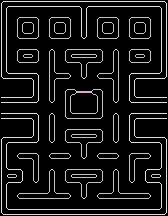

Below is a game level as drawn by its tile map, then a one-line description and the .tmx file that defines it, in full:
An orthogonal 21x27 tile map with 8x8 px tiles, 1 tile layer (Tile Layer 1).

<map version="1.10" tiledversion="1.10.2" orientation="orthogonal" renderorder="right-down" width="21" height="27" tilewidth="8" tileheight="8" infinite="0" nextlayerid="2" nextobjectid="1">
 <tileset firstgid="1" source="tileset.tsx" />
 <layer id="1" name="Tile Layer 1" width="21" height="27">
  <data encoding="csv">
1,2,3,4,5,6,7,8,9,10,11,12,13,14,15,16,17,18,19,20,21,
22,23,24,25,26,27,28,29,30,31,32,33,34,35,36,37,38,39,40,41,42,
43,44,45,46,47,48,49,50,51,52,53,54,55,56,57,58,59,60,61,62,63,
64,65,66,67,68,69,70,71,72,73,74,75,76,77,78,79,80,81,82,83,84,
85,86,87,88,89,90,91,92,93,94,95,96,97,98,99,100,101,102,103,104,105,
106,107,108,109,110,111,112,113,114,115,116,117,118,119,120,121,122,123,124,125,126,
127,128,129,130,131,132,133,134,135,136,137,138,139,140,141,142,143,144,145,146,147,
148,149,150,151,152,153,154,155,156,157,158,159,160,161,162,163,164,165,166,167,168,
169,170,171,172,173,174,175,176,177,178,179,180,181,182,183,184,185,186,187,188,189,
190,191,192,193,194,195,196,197,198,199,200,201,202,203,204,205,206,207,208,209,210,
211,212,213,214,215,216,217,218,219,220,221,222,223,224,225,226,227,228,229,230,231,
232,233,234,235,236,237,238,239,240,241,242,243,244,245,246,247,248,249,250,251,252,
253,254,255,256,257,258,259,260,261,262,263,264,265,266,267,268,269,270,271,272,273,
274,275,276,277,278,279,280,281,282,283,284,285,286,287,288,289,290,291,292,293,294,
295,296,297,298,299,300,301,302,303,304,305,306,307,308,309,310,311,312,313,314,315,
316,317,318,319,320,321,322,323,324,325,326,327,328,329,330,331,332,333,334,335,336,
337,338,339,340,341,342,343,344,345,346,347,348,349,350,351,352,353,354,355,356,357,
358,359,360,361,362,363,364,365,366,367,368,369,370,371,372,373,374,375,376,377,378,
379,380,381,382,383,384,385,386,387,388,389,390,391,392,393,394,395,396,397,398,399,
400,401,402,403,404,405,406,407,408,409,410,411,412,413,414,415,416,417,418,419,420,
421,422,423,424,425,426,427,428,429,430,431,432,433,434,435,436,437,438,439,440,441,
442,443,444,445,446,447,448,449,450,451,452,453,454,455,456,457,458,459,460,461,462,
463,464,465,466,467,468,469,470,471,472,473,474,475,476,477,478,479,480,481,482,483,
484,485,486,487,488,489,490,491,492,493,494,495,496,497,498,499,500,501,502,503,504,
505,506,507,508,509,510,511,512,513,514,515,516,517,518,519,520,521,522,523,524,525,
526,527,528,529,530,531,532,533,534,535,536,537,538,539,540,541,542,543,544,545,546,
547,548,549,550,551,552,553,554,555,556,557,558,559,560,561,562,563,564,565,566,567
</data>
 </layer>
</map>